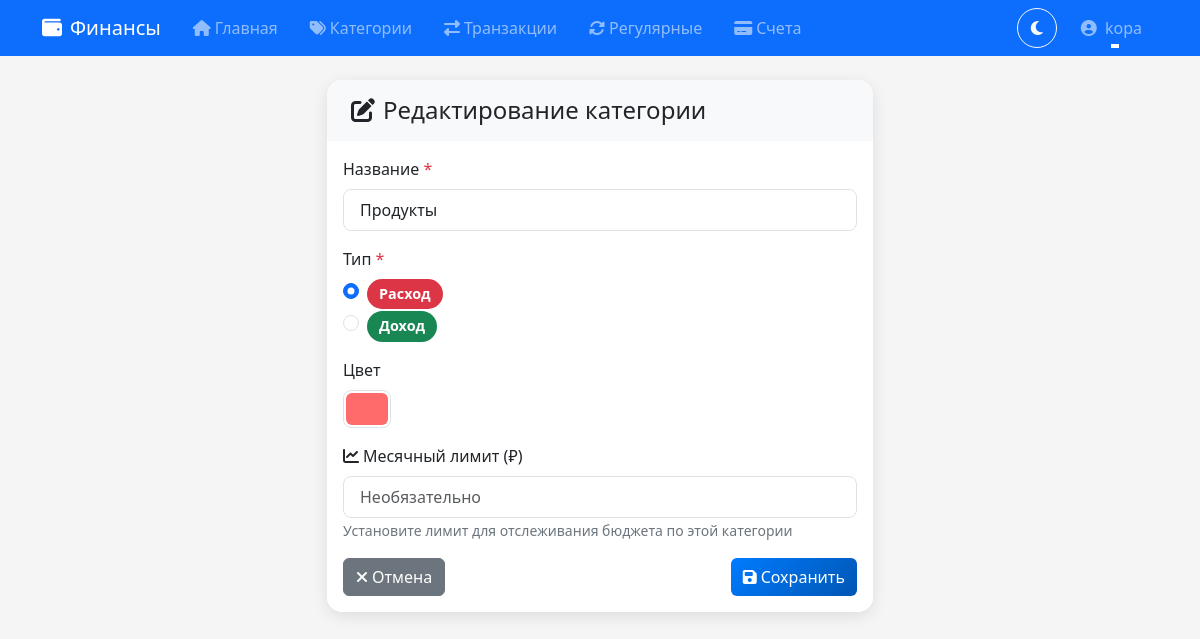
/categories/1/edit (signed in), run on the app's committed database.
### models.py (models this page shows, shortened)
class User(db.Model):
    __tablename__ = 'users'
    id = db.Column(db.Integer, primary_key=True)
    username = db.Column(db.String(80), unique=True, nullable=False)
    password_hash = db.Column(db.String(200), nullable=False)
    created_at = db.Column(db.DateTime, default=datetime.now)
    categories = db.relationship('Category', backref='user', lazy=True, cascade='all, delete-orphan')
    transactions = db.relationship('Transaction', backref='user', lazy=True)
    regular_transactions = db.relationship('RegularTransaction', backref='user', lazy=True)
    accounts = db.relationship('Account', backref='user', lazy=True, cascade='all, delete-orphan')

class Category(db.Model):
    __tablename__ = 'categories'
    id = db.Column(db.Integer, primary_key=True)
    name = db.Column(db.String(100), nullable=False)
    type = db.Column(db.String(10), nullable=False)
    color = db.Column(db.String(7), default='#808080')
    order = db.Column(db.Integer, default=0)
    monthly_limit = db.Column(db.Float, nullable=True)
    created_at = db.Column(db.DateTime, default=datetime.now)
    user_id = db.Column(db.Integer, db.ForeignKey('users.id'), nullable=False)
    transactions = db.relationship('Transaction', backref='category', lazy=True, cascade='all, delete-orphan')
    regular_transactions = db.relationship('RegularTransaction', backref='category', lazy=True)

### app.py (the view, shortened to what this page needs)
@app.route('/categories/<int:id>/edit', methods=['GET', 'POST'])
@login_required
def category_edit(id):
    user_id = session['user_id']
    category = CategoryService.get_category_by_id(id, user_id)
    if not category:
        flash('Категория не найдена', 'danger')
        return redirect(url_for('categories_list'))
    return render_template('categories/edit.html', category=category)

### app.py (called while the page is built)
def login_required(f):
    @wraps(f)
    def decorated_function(*args, **kwargs):
        if 'user_id' not in session:
            flash('Пожалуйста, авторизуйтесь для доступа к этой странице', 'warning')
            return redirect(url_for('login'))
        return f(*args, **kwargs)
    return decorated_function

@app.before_request
def load_logged_in_user():
    g.user = None
    if 'user_id' in session:
        g.user = User.query.get(session['user_id'])

### services/category_service.py (called while the page is built)
    @staticmethod
    def get_category_by_id(category_id: int, user_id: int) -> Optional[Category]:
        return Category.query.filter_by(id=category_id, user_id=user_id).first()

### templates/categories/edit.html (shortened to what this page needs)
{% extends "base.html" %}
{% block content %}
<div class="row justify-content-center">
    <div class="col-md-6">
        <div class="card">
            <div class="card-header">
                <h4 class="mb-0"><i class="fas fa-edit me-2"></i>Редактирование категории</h4>
            </div>
            <div class="card-body">
                <form method="POST" action="{{ url_for('category_edit', id=category.id) }}">
                    <div class="mb-3">
                        <label for="name" class="form-label">Название <span class="text-danger">*</span></label>
                        <input type="text" class="form-control" id="name" name="name"
                               value="{{ category.name }}" required>
                    </div>
                    <div class="mb-3">
                        <label class="form-label">Тип <span class="text-danger">*</span></label>
                        <div class="form-check">
                            <input class="form-check-input" type="radio" name="type" id="typeExpense"
                                   value="expense" {% if category.type == 'expense' %}checked{% endif %}>
                            <label class="form-check-label" for="typeExpense">
                                <span class="badge bg-danger">Расход</span>
                            </label>
                        </div>
                        <div class="form-check">
                            <input class="form-check-input" type="radio" name="type" id="typeIncome"
                                   value="income" {% if category.type == 'income' %}checked{% endif %}>
                            <label class="form-check-label" for="typeIncome">
                                <span class="badge bg-success">Доход</span>
                            </label>
                        </div>
                    </div>
                    <div class="mb-3">
                        <label for="color" class="form-label">Цвет</label>
                        <input type="color" class="form-control form-control-color" id="color"
                               name="color" value="{{ category.color }}" style="height: 38px; padding: 2px;">
                    </div>
                    <div class="mb-3">
                        <label for="monthly_limit" class="form-label">
                            <i class="fas fa-chart-line me-1"></i>Месячный лимит (₽)
                        </label>
                        <input type="number" class="form-control" id="monthly_limit" name="monthly_limit"
                               step="0.01" min="0" value="{{ category.monthly_limit if category.monthly_limit else '' }}"
                               placeholder="Необязательно">
                        <small class="text-muted">Установите лимит для отслеживания бюджета по этой категории</small>
                    </div>
                    <div class="d-flex justify-content-between">
                        <a href="{{ url_for('categories_list') }}" class="btn btn-secondary">
                            <i class="fas fa-times me-1"></i>Отмена
                        </a>
                        <button type="submit" class="btn btn-primary">
                            <i class="fas fa-save me-1"></i>Сохранить
                        </button>
                    </div>
                </form>
            </div>
        </div>
    </div>
</div>
{% endblock %}

### templates/base.html (shortened to what this page needs)
<!DOCTYPE html>
<html lang="ru">
<head>
    <link href="https://cdn.jsdelivr.net/npm/bootstrap@5.3.0/dist/css/bootstrap.min.css" rel="stylesheet">
    <link rel="stylesheet" href="https://cdnjs.cloudflare.com/ajax/libs/font-awesome/6.4.0/css/all.min.css">
    <link rel="stylesheet" href="{{ url_for('static', filename='css/style.css') }}">
    <link rel="stylesheet" href="{{ url_for('static', filename='css/themes.css') }}">
</head>
<body>
    <nav class="navbar navbar-expand-lg navbar-dark bg-primary">
        <div class="container">
            <a class="navbar-brand" href="{{ url_for('index') }}">
                <i class="fas fa-wallet me-2"></i>Финансы
            </a>
            <div class="collapse navbar-collapse" id="navbarNav">
                <ul class="navbar-nav me-auto">
                    <li class="nav-item">
                        <a class="nav-link" href="{{ url_for('index') }}">
                            <i class="fas fa-home me-1"></i>Главная
                        </a>
                    </li>
                    <li class="nav-item">
                        <a class="nav-link" href="{{ url_for('categories_list') }}">
                            <i class="fas fa-tags me-1"></i>Категории
                        </a>
                    </li>
                    <li class="nav-item">
                        <a class="nav-link" href="{{ url_for('transactions_list') }}">
                            <i class="fas fa-exchange-alt me-1"></i>Транзакции
                        </a>
                    </li>
                    <li class="nav-item">
                        <a class="nav-link" href="{{ url_for('regular_transactions_list') }}">
                            <i class="fas fa-sync-alt me-1"></i>Регулярные
                        </a>
                    </li>
                    <li class="nav-item">
                        <a class="nav-link" href="{{ url_for('accounts_list') }}">
                            <i class="fas fa-credit-card me-1"></i>Счета
                        </a>
                    </li>
                </ul>
                <ul class="navbar-nav">
                    <li class="nav-item me-2">
                        <button class="btn btn-outline-light" id="themeToggle" style="border-radius: 50%; width: 40px; height: 40px;" title="Переключить тему">
                            <i class="fas fa-moon" id="themeIcon"></i>
                        </button>
                    </li>
                    {% if session.user_id %}
                        <li class="nav-item dropdown">
                            <a class="nav-link dropdown-toggle" href="#" id="userDropdown" role="button" data-bs-toggle="dropdown" aria-expanded="false">
                                <i class="fas fa-user-circle me-1"></i>
                                {{ g.user.username if g.user else 'Пользователь' }}
                            </a>
                        </li>
                    {% endif %}
                </ul>
            </div>
        </div>
    </nav>
    <main class="container my-4">
        {% block content %}{% endblock %}
    </main>
</body>
</html>

### static/css/style.css (style rules this page uses)
* { transition: all 0.2s ease-in-out; }
.card { border-radius: 15px; box-shadow: 0 4px 15px rgba(0,0,0,0.1); border: none; margin-bottom: 20px; overflow: hidden; }
.card-header { border-radius: 15px 15px 0 0 !important; border-bottom: none; font-weight: 600; padding: 1rem 1.5rem; }
.btn-primary { background: linear-gradient(135deg, #007bff, #0056b3); border: none; }
.badge { font-size: 0.9rem; padding: 8px 12px; border-radius: 20px; }
.card { animation: fadeInUp 0.5s ease-out; }
.navbar-nav .nav-link { position: relative; padding: 0.5rem 1rem !important; }
.navbar-nav .nav-link::after { content: ''; position: absolute; bottom: 0; left: 50%; transform: translateX(-50%); width: 0; height: 2px; background-color: white; transition: width 0.3s; }
.form-select, .form-control { border-radius: 8px; border: 1px solid #dee2e6; padding: 0.5rem 1rem; }

### static/css/themes.css (style rules this page uses)
:root { --bg-primary: #f5f5f5; --bg-secondary: #ffffff; --bg-tertiary: #e9ecef; --text-primary: #212529; --text-secondary: #6c757d; --text-muted: #6c757d; --border-color: #dee2e6; --card-bg: #ffffff; --card-header-bg: #f8f9fa; --navbar-bg: #0d6efd; --navbar-text: #ffffff; --dropdown-bg: #ffffff; --dropdown-hover: #f8f9fa; --input-bg: #ffffff; --input-border: #dee2e6; --table-bg: #ffffff; --table-header-bg: #f8f9fa; --table-row-bg: #ffffff; --table-hover-bg: rgba(0,0,0,0.05); --list-item-hover: #f8f9fa; --alert-info-bg: #cff4fc; --alert-info-text: #055160; --alert-success-bg: #d1e7dd; --alert-success-text: #0f5132; --alert-danger-bg: #f8d7da; --alert-danger-text: #842029; --alert-warning-bg: #fff3cd; --alert-warning-text: #664d03; --progress-bg: #e9ecef; --modal-bg: #ffffff; --modal-header-bg: #f8f9fa; --period-picker-bg: #f8f9fa; }
body { background-color: var(--bg-primary); color: var(--text-primary); transition: background-color 0.3s ease, color 0.3s ease; }
.card { background-color: var(--card-bg); border-color: var(--border-color); }
.card-header { background-color: var(--card-header-bg); border-bottom-color: var(--border-color); color: var(--text-primary); }
.card-body { background-color: var(--card-bg); color: var(--text-primary); }
.form-control, .form-select { background-color: var(--input-bg); color: var(--text-primary); border-color: var(--input-border); }
.form-label { color: var(--text-primary); }
.text-muted { color: var(--text-muted) !important; }
.navbar-dark { background-color: var(--navbar-bg) !important; }
.badge { color: white; }

### data on the page
User: user "kopa"
Category: name "Продукты", type "☑ Расход", type "☐ Доход", color "#ff6b6b"
